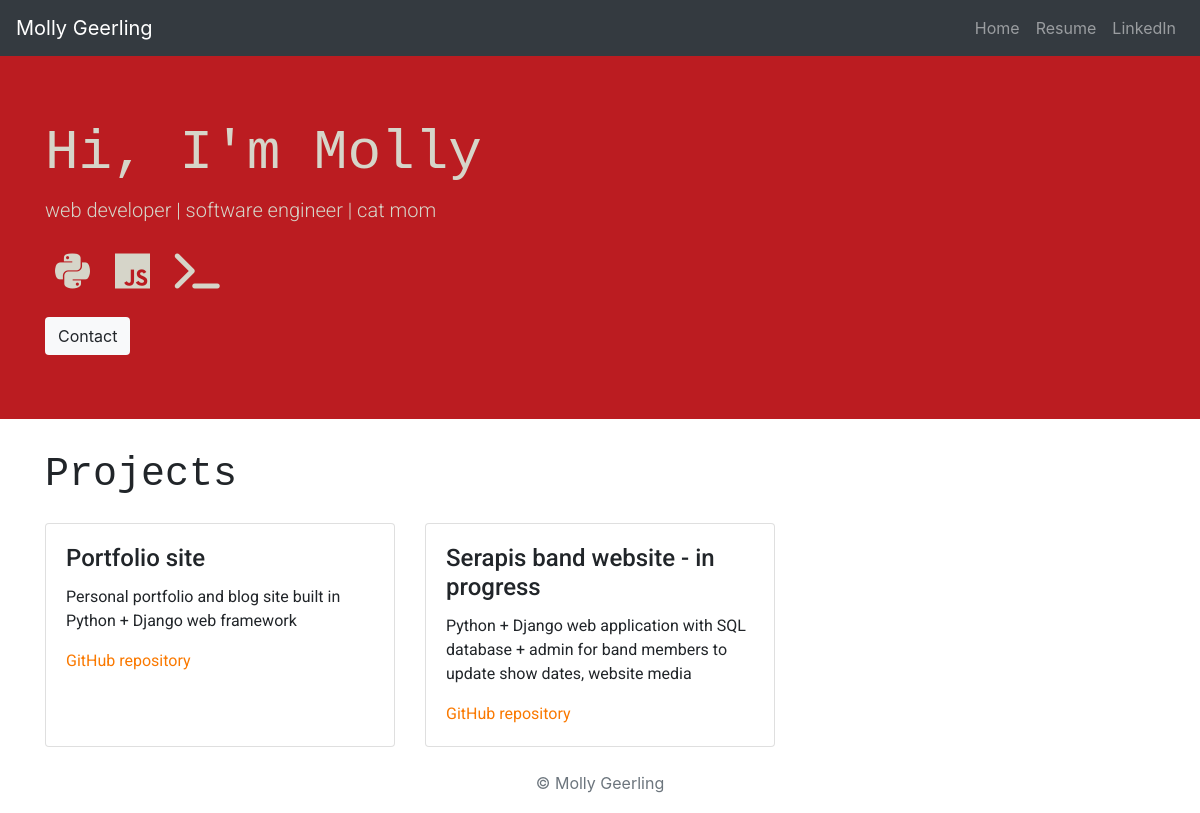
The page / on the database its author committed.
### portfolio/models.py (models this page shows, shortened)
class Project(models.Model):
    name = models.CharField(max_length=100)
    description = models.CharField(max_length=300)
    date = models.DateField(blank=True)
    image = models.ImageField(upload_to='portfolio/images/', blank=True)
    url = models.URLField(blank=True)
    repo = models.URLField(blank=True)

### portfolio/views.py (the view)
# urls.py: 2. Add a URL to urlpatterns:  path('', views.home, name='home')
def home(request):
    projects = Project.objects.all()
    return render(request, 'portfolio/home.html', {'projects': projects})

### portfolio/templates/portfolio/home.html
{% extends 'portfolio/base.html' %}
{% block content %}
{% load static %}
<div class="jumbotron jumbotron-fluid">
  <div class="container">
    <h1 class="display-4 greeting">Hi, I'm Molly</h1>
    <p class="lead title">web developer | software engineer | cat mom</p>
    <p class="lead title">
      <i class="fab fa-python fa-2x icons"></i>
      <i class="fab fa-js fa-2x icons"></i>
      <i class="fas fa-terminal fa-2x icons"></i>
    </p>
    <a href="mailto:mollygeerling@gmail.com"><button type="button" class="btn bg-light">Contact</button></a>
  </div>
</div>
<div class="container">
  <h1 class="my-4">Projects</h1 class="my-4">
  <div class="row">
    {% for project in projects %}
    <div class="col-lg-4 col-sm-6 mb-4">
      <div class="card h-100">
        <div class="card-body">
          <h4 class="card-title">{{ project.name }}</h4>
          <p class="card-text">{{ project.description }}</p>
          <a class="home-link" href="{{ project.repo }}"><p class="card-text">GitHub repository</p></a>
        </div>
      </div>
    </div>
    {% endfor %}
</div>
{% endblock %}

### portfolio/static/portfolio/styles.css (style rules this page uses)
.greeting { font-family: 'Roboto Mono', monospace; color: #d6d5c9; }
h1 { font-family: 'Roboto Mono', monospace; }
.jumbotron { background-color: #bb1c21!important; }
h4, p { font-family: 'Roboto'; }
.title { color: #d6d5c9; }
.icons { padding: 10px; }
.home-link { color: #fa7900; }

### rows shown on the page
Project: name "Portfolio site", description "Personal portfolio and blog site built in Python + Django web framework"
Project: name "Serapis band website - in progress", description "Python + Django web application with SQL database + admin for band members to update show dates, website media"
